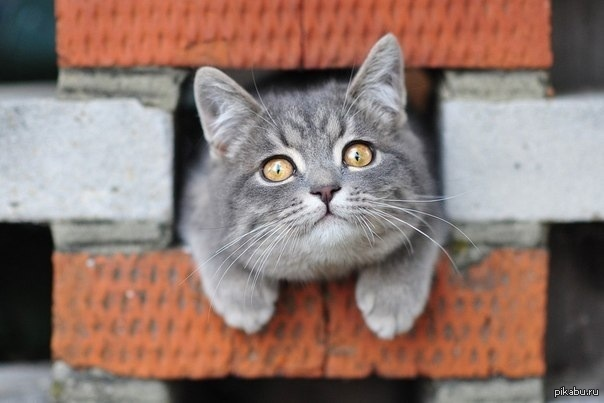
#> input picture Day 2 - Pillow/cat.jpg, 604 x 403 px
$ python redify.py
#> lines starting #> are read from the running program, lines starting #| are printed output that depends on the picture
from PIL import Image

# открываем картинку
img = Image.open("cat.jpg")
#> img is the input picture: PIL image 604x403 RGB; mean R, G, B 143, 119.7, 111.9
pixels = img.load()

# размеры
print(img.width, img.height)
#| 604 403

for x in range(img.width):
    for y in range(img.height):
        r, g, b = pixels[x, y]
        r = min(r + 200, 255)
        g = min(g + 100, 255)
        b = min(b + 100, 255)
        pixels[x, y] = (r, g, b)

img.show()
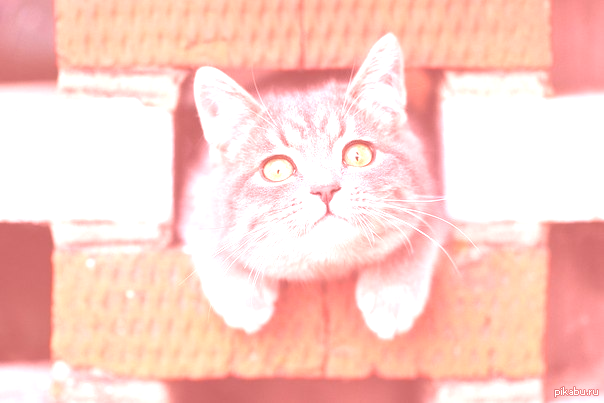
#> shown: PIL image 604x403 RGB; mean R, G, B 251.2, 209, 200

$ run again, with Day 2 - Pillow/mountains.jpg copied over Day 2 - Pillow/cat.jpg
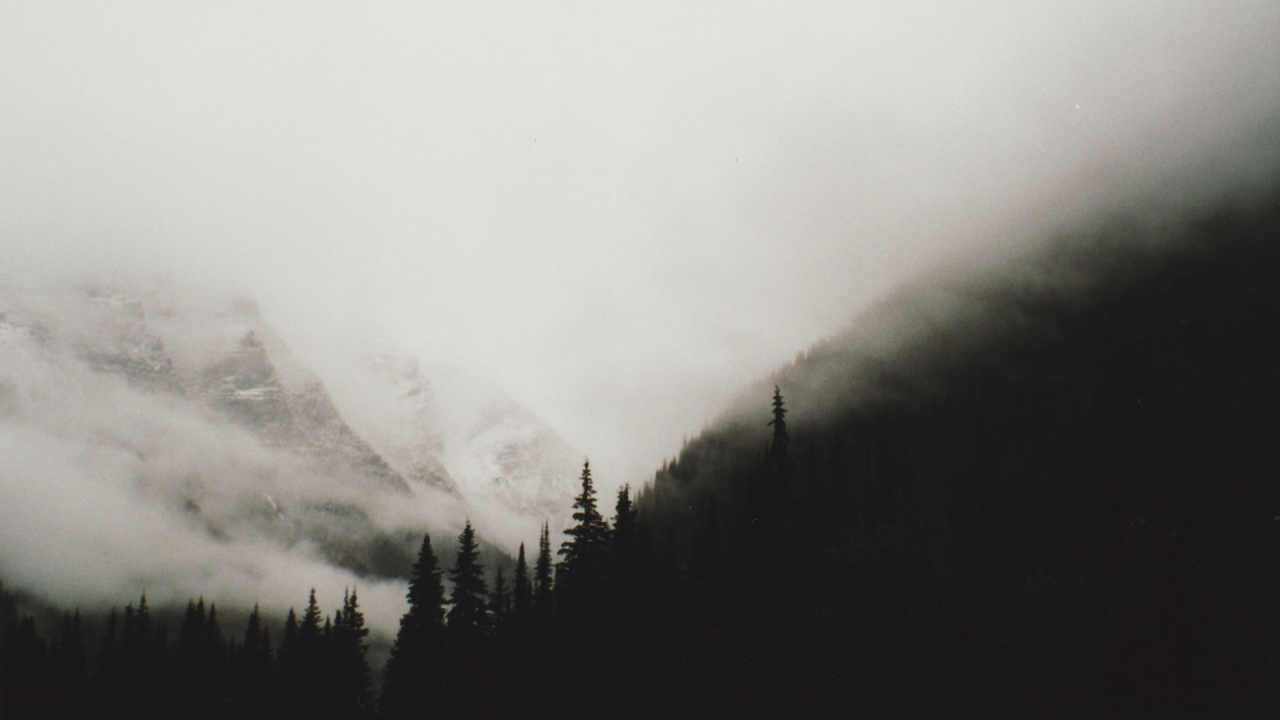
#> input picture Day 2 - Pillow/mountains.jpg, 1280 x 720 px
#> img is the input picture: PIL image 1280x720 RGB; mean R, G, B 132.9, 131.4, 127.6
#| 1280 720
#> `img.show()`:
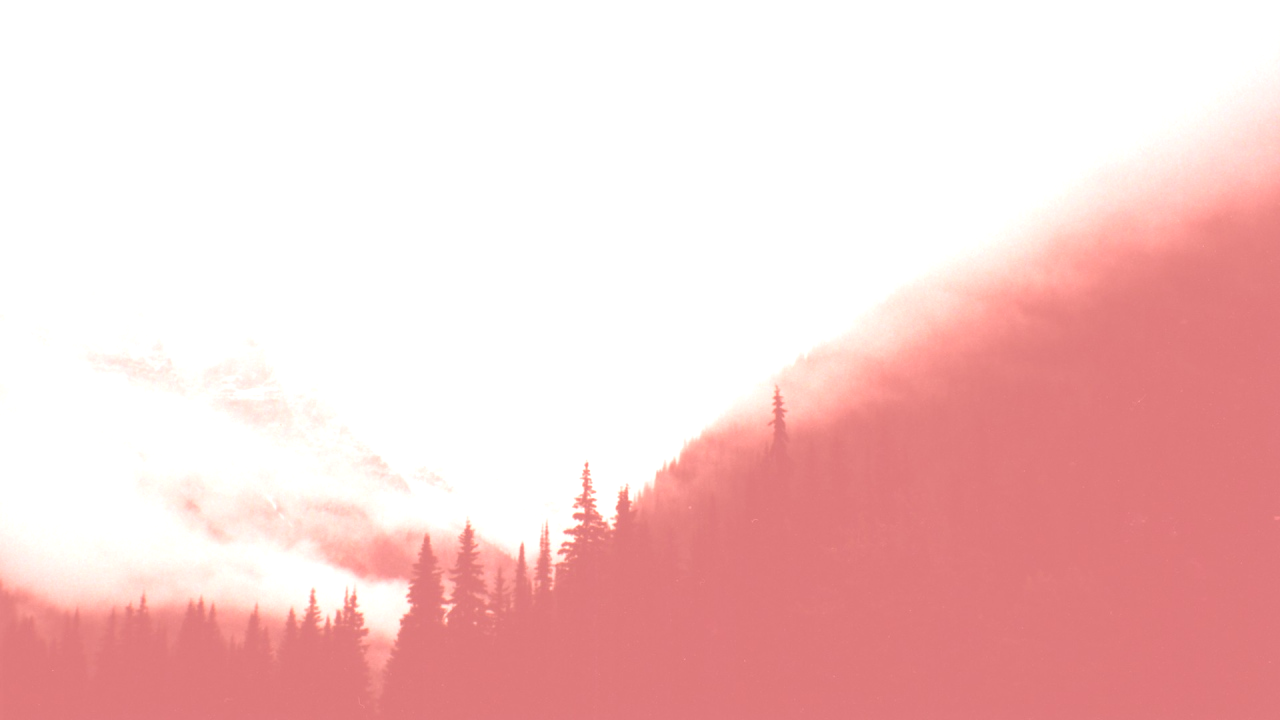
#> shown: PIL image 1280x720 RGB; mean R, G, B 245.1, 205, 204.1
